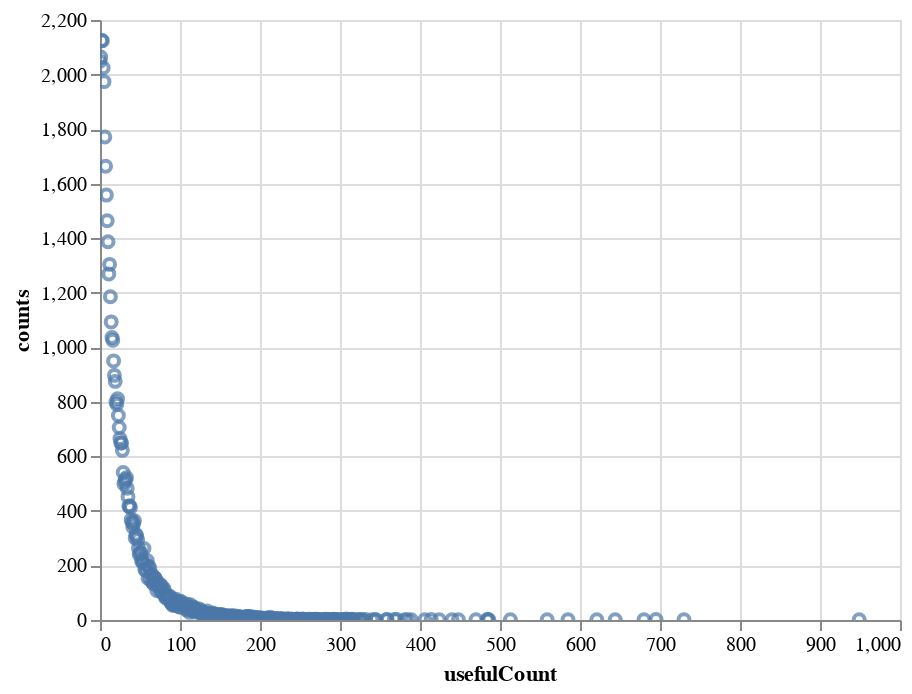

Notebook cell for this chart:
### Markdown cell above
### 5. usefulCount

### Code cell
usefulCount_dist=df_new.usefulCount.value_counts().to_frame().reset_index()
usefulCount_dist.columns=['usefulCount', 'counts']
alt.Chart(usefulCount_dist).mark_point().encode(
    x='usefulCount:Q',
    y='counts:Q',
    tooltip=('usefulCount', 'counts')
).interactive()

### Figure 1 — Vega-Lite specification as saved in the notebook (floating-point values rounded to 4 significant figures; data arrays with more than 128 entries replaced by an {"elided": "..."} marker saying what was removed)
{"config": {"view": {"continuousWidth": 400, "continuousHeight": 300}}, "data": {"name": "data-a8a753a5b2dec5db9f666aec7f8ca451"}, "mark": "point", "encoding": {"tooltip": [{"type": "quantitative", "field": "usefulCount"}, {"type": "quantitative", "field": "counts"}], "x": {"type": "quantitative", "field": "usefulCount"}, "y": {"type": "quantitative", "field": "counts"}}, "selection": {"selector005": {"type": "interval", "bind": "scales", "encodings": ["x", "y"]}}, "$schema": "https://vega.github.io/schema/vega-lite/v4.8.1.json", "datasets": {"data-a8a753a5b2dec5db9f666aec7f8ca451": {"elided": "325 records"}}}
